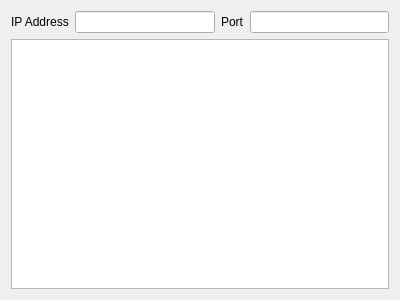
<?xml version="1.0" encoding="UTF-8"?>
<ui version="4.0">
 <class>SearchPage</class>
 <widget class="QWizardPage" name="SearchPage">
  <property name="geometry">
   <rect>
    <x>0</x>
    <y>0</y>
    <width>400</width>
    <height>300</height>
   </rect>
  </property>
  <property name="windowTitle">
   <string>WizardPage</string>
  </property>
  <layout class="QVBoxLayout" name="verticalLayout">
   <item>
    <layout class="QHBoxLayout" name="horizontalLayout">
     <item>
      <widget class="QLabel" name="label">
       <property name="text">
        <string>IP Address</string>
       </property>
      </widget>
     </item>
     <item>
      <widget class="QLineEdit" name="hostLineEdit"/>
     </item>
     <item>
      <widget class="QLabel" name="label_2">
       <property name="text">
        <string>Port</string>
       </property>
      </widget>
     </item>
     <item>
      <widget class="QLineEdit" name="portLineEdit"/>
     </item>
    </layout>
   </item>
   <item>
    <layout class="QHBoxLayout" name="horizontalLayout_2">
     <item>
      <widget class="QListView" name="nodeListView"/>
     </item>
    </layout>
   </item>
  </layout>
 </widget>
 <resources/>
 <connections/>
</ui>
